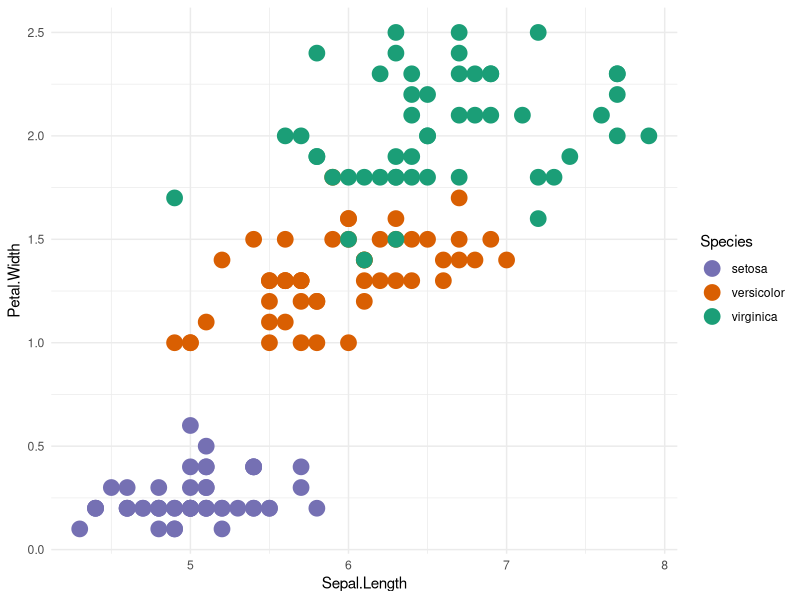

Reproduce this figure in R.
library(ggplot2)
gg_point <- ggplot(iris, aes(x = Sepal.Length, y = Petal.Width,
                             color = Species) ) + theme_minimal() +
  geom_point(size = 5) +
  scale_colour_manual(values = c("#7570b3","#d95f02", "#1b9e77"))
gg_point

